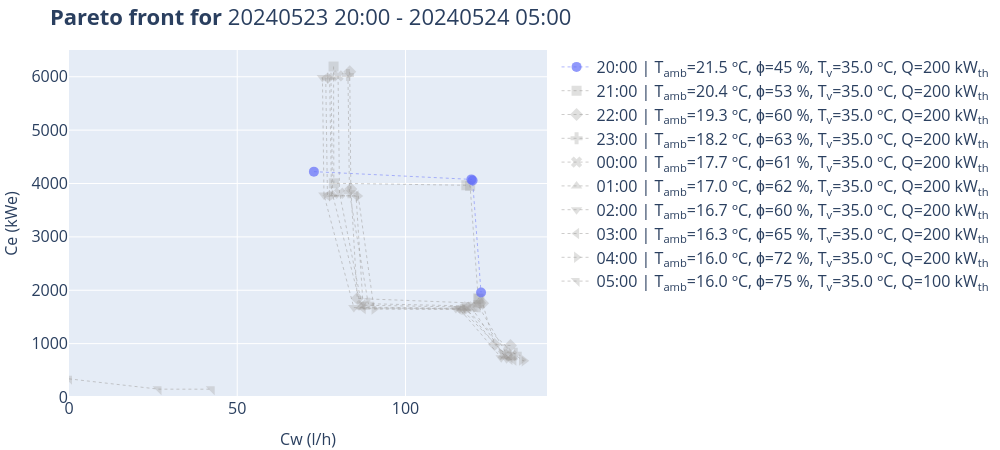
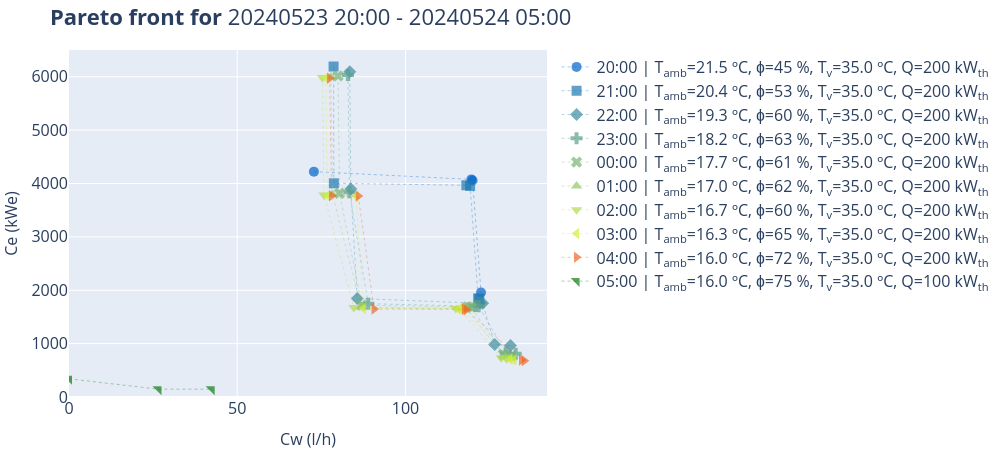
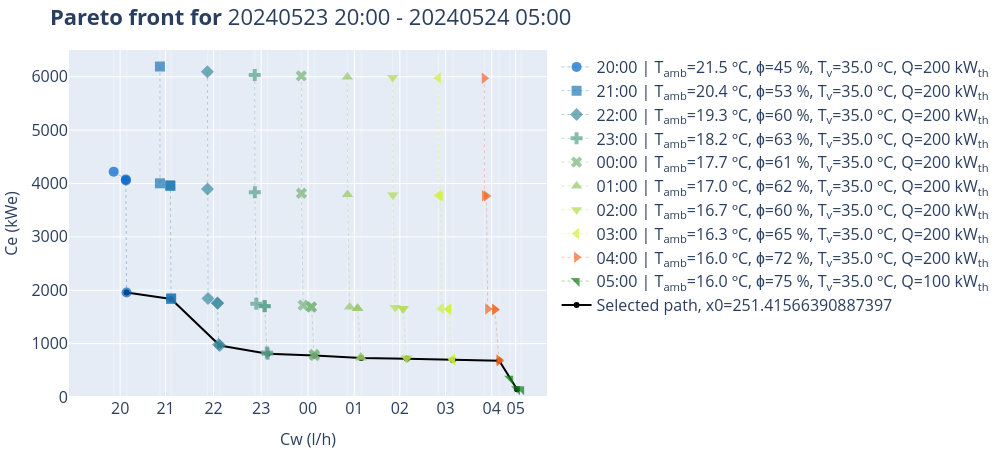
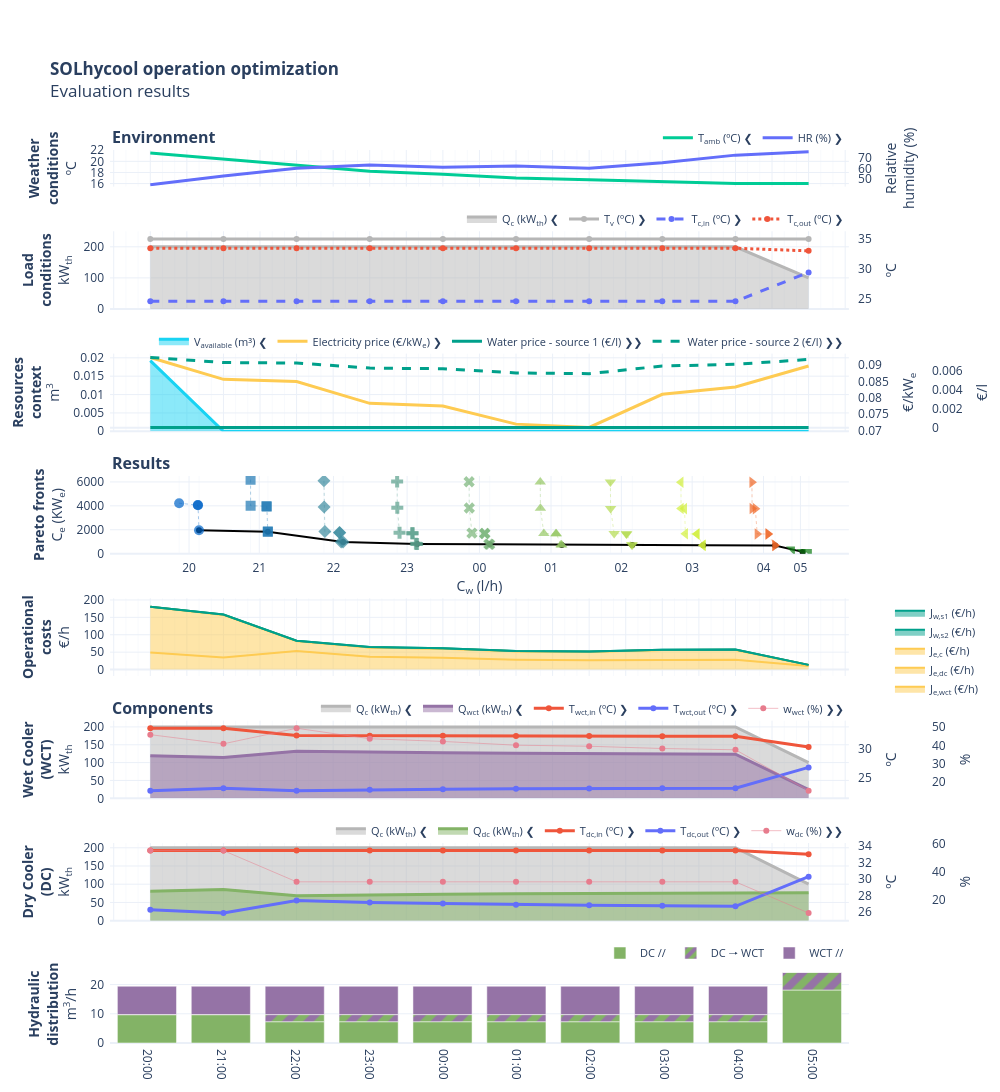

Notebook code for these charts, in order:
### Code cell
from pathlib import Path
import hjson
from solhycool_optimization import DayResults
from solhycool_visualization.objects import HorizonResultsVisualizer

plot_config = hjson.loads(Path("../../data/plot_config_day_horizon.hjson").read_text())
day_results2 = DayResults.initialize(Path("./multi_day_results.h5"), date_str=None)

visualizer = HorizonResultsVisualizer(
    results_plot_config=plot_config,
    day_results=day_results2,
)

[display(fig) for fig in visualizer.plot_pareto_fronts()]

visualizer.plot_results()
# visualizer.generate_all(
#     output_path=Path("."),
#     formats=["png"]
# )
